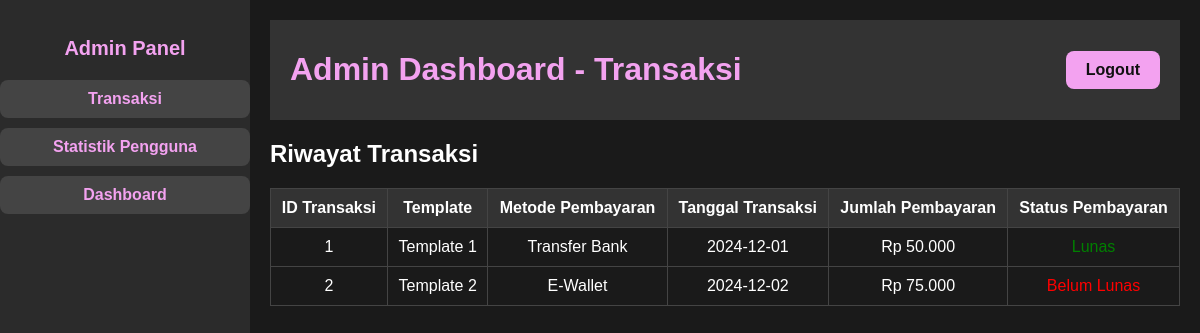
Page /transaksi.php (signed in) on the committed database.
### tables this page shows
CREATE TABLE `transaksi` (
  `id_transaksi` int(11) NOT NULL,
  `template` varchar(100) NOT NULL,
  `metode_pembayaran` varchar(50) NOT NULL,
  `tanggal_transaksi` date NOT NULL,
  `jumlah_pembayaran` decimal(10,2) NOT NULL,
  `status_pembayaran` enum('Lunas','Belum Lunas') NOT NULL
);

### transaksi.php (the view, shortened to what this page needs)
<?php
include 'koneksi.php';
$query = "SELECT id_transaksi, template, metode_pembayaran, tanggal_transaksi, jumlah_pembayaran, status_pembayaran
          FROM transaksi";
$result = mysqli_query($conn, $query);
?>
<!DOCTYPE html>
<html lang="id">
<head>
</head>
<body>
    <div class="sidebar">
        <h2>Admin Panel</h2>
        <ul>
            <li><a href="transaksi.php">Transaksi</a></li>
            <li><a href="statistik.php">Statistik Pengguna</a></li>
            <li><a href="index.php">Dashboard</a></li>
        </ul>
    </div>
    <div class="main-content">
        <div class="header">
            <h1>Admin Dashboard - Transaksi</h1>
            <a href="logout.php" class="logout-btn">Logout</a>
        </div>
        <div class="section">
            <h2>Riwayat Transaksi</h2>
            <table>
                <thead>
                    <tr>
                        <th>ID Transaksi</th>
                        <th>Template</th>
                        <th>Metode Pembayaran</th>
                        <th>Tanggal Transaksi</th>
                        <th>Jumlah Pembayaran</th>
                        <th>Status Pembayaran</th>
                    </tr>
                </thead>
                <tbody>
                    <?php
                    while ($row = mysqli_fetch_assoc($result)) {
                        echo "<tr>";
                        echo "<td>" . $row['id_transaksi'] . "</td>";
                        echo "<td>" . $row['template'] . "</td>";
                        echo "<td>" . $row['metode_pembayaran'] . "</td>";
                        echo "<td>" . $row['tanggal_transaksi'] . "</td>";
                        echo "<td>Rp " . number_format($row['jumlah_pembayaran'], 0, ',', '.') . "</td>";
                        if ($row['status_pembayaran'] === 'Lunas') {
                            echo "<td class='status-paid'>Lunas</td>";
                        } else {
                            echo "<td class='status-unpaid'>Belum Lunas</td>";
                        }
                        echo "</tr>";
                    }
                    ?>
                </tbody>
            </table>
        </div>
    </div>
</body>
</html>

### transaksi.php (style rules this page uses)
body { margin: 0; font-family: 'Poppins', sans-serif; background-color: #1a1a1a; color: #fff; }
.sidebar { position: fixed; top: 0; left: 0; width: 250px; height: 100%; background-color: #2b2b2b; padding-top: 20px; }
.sidebar h2 { text-align: center; font-size: 20px; margin-bottom: 20px; color: #f3a2f0; }
.sidebar ul { list-style-type: none; padding: 0; }
.sidebar ul li { margin: 10px 0; text-align: center; }
.sidebar ul li a { display: block; background-color: #444; color: #f3a2f0; text-decoration: none; padding: 10px 20px; border-radius: 8px; transition: all 0.3s ease; font-weight: bold; }
.main-content { margin-left: 250px; padding: 20px; }
.header { background-color: #333; color: #f3a2f0; padding: 10px 20px; display: flex; justify-content: space-between; align-items: center; }
.logout-btn { background-color: #f3a2f0; color: #111; padding: 10px 20px; border: none; border-radius: 8px; text-decoration: none; font-weight: bold; cursor: pointer; transition: all 0.3s ease; }
.section { margin-top: 20px; }
table { width: 100%; border-collapse: collapse; margin-top: 20px; }
table, th, td { border: 1px solid #444; text-align: center; }
th, td { padding: 10px; }
th { background-color: #333; }
.status-paid { color: green; }
.status-unpaid { color: red; }

### rows in the picture
transaksi: id_transaksi "1", template "Template 1", metode_pembayaran "Transfer Bank", tanggal_transaksi "2024-12-01", jumlah_pembayaran "50.000", status_pembayaran "Lunas"
transaksi: id_transaksi "2", template "Template 2", metode_pembayaran "E-Wallet", tanggal_transaksi "2024-12-02", jumlah_pembayaran "75.000", status_pembayaran "Belum Lunas"
